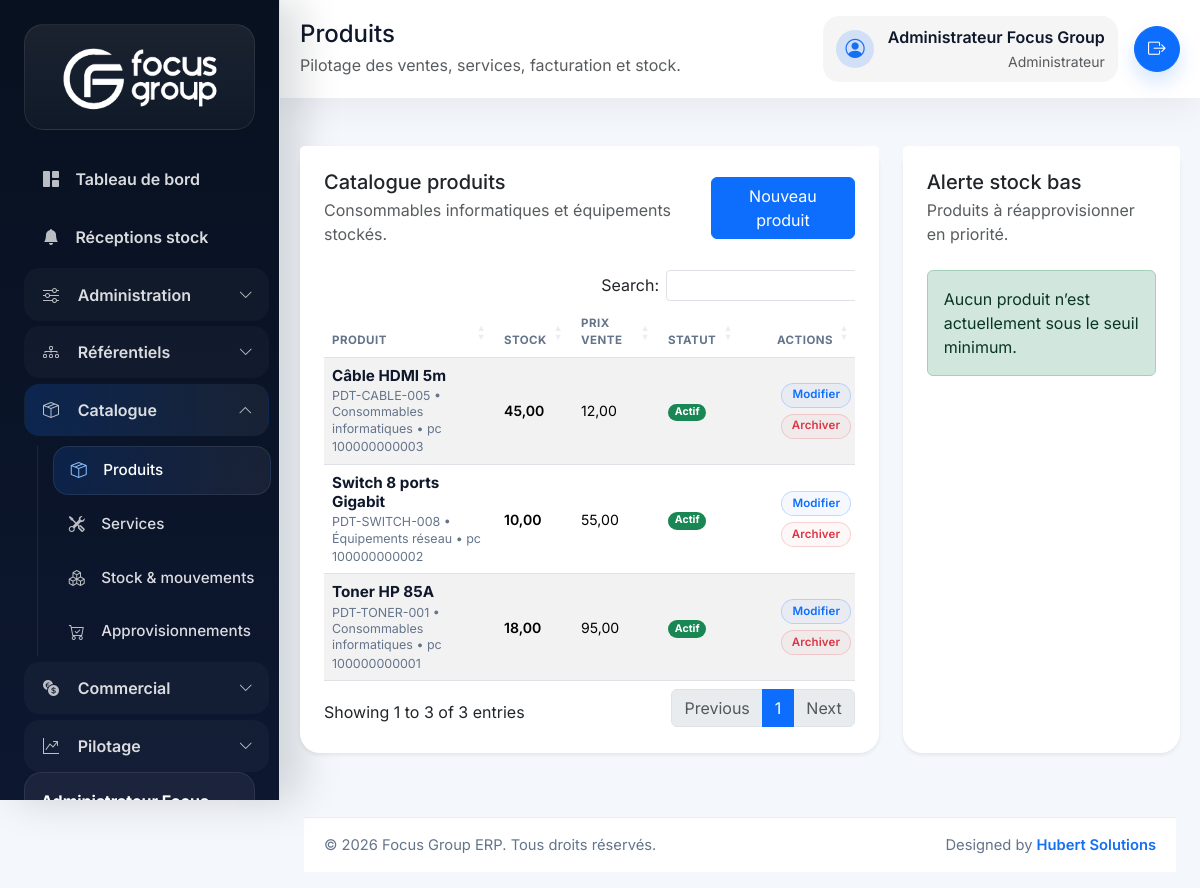
Screenshot of /index.php/products (signed in) with the database file from the repository.
### tables this page shows
CREATE TABLE products (
    id BIGINT UNSIGNED AUTO_INCREMENT PRIMARY KEY,
    category_id BIGINT UNSIGNED NOT NULL,
    unit_id BIGINT UNSIGNED NOT NULL,
    sku VARCHAR(50) NOT NULL UNIQUE,
    name VARCHAR(150) NOT NULL,
    description TEXT NULL,
    barcode VARCHAR(100) NULL,
    cost_price DECIMAL(18,2) NOT NULL DEFAULT 0,
    sale_price DECIMAL(18,2) NOT NULL DEFAULT 0,
    minimum_stock DECIMAL(18,2) NOT NULL DEFAULT 0,
    current_stock DECIMAL(18,2) NOT NULL DEFAULT 0,
    image_path VARCHAR(255) NULL,
    is_active TINYINT(1) NOT NULL DEFAULT 1,
    deleted_at DATETIME NULL,
    created_at DATETIME NOT NULL DEFAULT CURRENT_TIMESTAMP,
    updated_at DATETIME NOT NULL DEFAULT CURRENT_TIMESTAMP ON UPDATE CURRENT_TIMESTAMP,
    CONSTRAINT fk_products_category FOREIGN KEY (category_id) REFERENCES categories(id),
    CONSTRAINT fk_products_unit FOREIGN KEY (unit_id) REFERENCES units(id)
);

CREATE TABLE categories (
    id BIGINT UNSIGNED AUTO_INCREMENT PRIMARY KEY,
    type ENUM('product', 'service', 'mixed') NOT NULL DEFAULT 'product',
    name VARCHAR(120) NOT NULL,
    description VARCHAR(255) NULL,
    deleted_at DATETIME NULL,
    created_at DATETIME NOT NULL DEFAULT CURRENT_TIMESTAMP,
    updated_at DATETIME NOT NULL DEFAULT CURRENT_TIMESTAMP ON UPDATE CURRENT_TIMESTAMP,
    UNIQUE KEY uq_categories_type_name (type, name)
);

CREATE TABLE units (
    id BIGINT UNSIGNED AUTO_INCREMENT PRIMARY KEY,
    name VARCHAR(80) NOT NULL,
    symbol VARCHAR(20) NOT NULL,
    deleted_at DATETIME NULL,
    created_at DATETIME NOT NULL DEFAULT CURRENT_TIMESTAMP,
    updated_at DATETIME NOT NULL DEFAULT CURRENT_TIMESTAMP ON UPDATE CURRENT_TIMESTAMP,
    UNIQUE KEY uq_units_symbol (symbol)
);

### app/Core/Controller.php (called while the page is built, shortened)
<?php
class Controller
{
    public function render(string $view, array $data = [], string $layout = 'app'): void
    {
        extract($data, EXTR_SKIP);
        $viewFile = view_path($view);
        require $viewFile;
    }
}

### app/Controllers/ProductController.php (called while the page is built, shortened)
<?php
final class ProductController extends Controller
{
    public function index(): void
    {
        $productModel = new Product();
        $this->render('products.index', [
            'pageTitle' => 'Produits',
            'products' => $productModel->all(),
            'lowStockProducts' => $productModel->lowStock(),
        ]);
    }
}

### app/Core/Router.php (called while the page is built, shortened)
<?php
final class Router
{
    private array $routes = [];
    private function addRoute(string $method, string $uri, array $action, array $middleware = []): void
    {
        $this->routes[$method][$this->normalizePath($uri)] = [
            'action' => $action,
            'middleware' => $middleware,
        ];
    }
    public function dispatch(string $method, string $uri): void
    {
        $path = $this->normalizeRequestUri($uri);
        $route = $this->routes[$method][$path] ?? null;
        try {
            [$controllerClass, $controllerMethod] = $route['action'];
            $controller = new $controllerClass();
            $controller->{$controllerMethod}();
        } catch (Throwable $throwable) {
            http_response_code(500);
            $this->renderError(500, 'Erreur interne', $throwable->getMessage());
        }
    }
    private function normalizeRequestUri(string $uri): string
    {
        $path = parse_url($uri, PHP_URL_PATH) ?: '/';
        if ($path === '/index.php') {
            $path = '/';
        } elseif (str_starts_with($path, '/index.php/')) {
            $path = substr($path, strlen('/index.php')) ?: '/';
        }
        return $this->normalizePath($path);
    }
    private function normalizePath(string $path): string
    {
        $path = '/' . trim($path, '/');
        return $path === '//' ? '/' : (rtrim($path, '/') ?: '/');
    }
}

### index.php (called while the page is built, shortened)
<?php
$appConfig = require __DIR__ . '/config/app.php';
require __DIR__ . '/app/Helpers/functions.php';
$router = new Router();
$router->dispatch($_SERVER['REQUEST_METHOD'] ?? 'GET', $_SERVER['REQUEST_URI'] ?? '/');

### app/Helpers/functions.php (called while the page is built, shortened)
<?php
if (!function_exists('config')) {
    function config(?string $key = null, mixed $default = null): mixed
    {
        $config = $GLOBALS['config'] ?? [];
        $segments = explode('.', $key);
        $value = $config;
        foreach ($segments as $segment) {
            $value = $value[$segment];
        }
        return $value;
    }
}
if (!function_exists('url')) {
    function url(string $path = ''): string
    {
        $baseUrl = rtrim((string) config('app.base_url', ''), '/');
        $path = '/' . ltrim($path, '/');
        $routePrefix = rtrim((string) config('app.route_prefix', ''), '/');
        if (str_starts_with($path, '/public/')) {
            return ($baseUrl === '' ? '' : $baseUrl) . $path;
        }
        $prefix = $routePrefix === '' ? '' : $routePrefix;
        return ($baseUrl === '' ? '' : $baseUrl) . $prefix . $path;
    }
}
if (!function_exists('e')) {
    function e(?string $value): string
    {
        return htmlspecialchars((string) $value, ENT_QUOTES, 'UTF-8');
    }
}
if (!function_exists('user_has_role')) {
    function user_has_role(array|string $roles): bool
    {
        return Auth::hasRole($roles);
    }
}
if (!function_exists('user_is_admin')) {
    function user_is_admin(): bool
    {
        return user_has_role('administrateur');
    }
}

### app/Models/Product.php (called while the page is built, shortened)
<?php
final class Product extends Model
{
    public function all(): array
    {
        return $this->allForStock(null);
    }
    public function allForStock(?int $shopId = null): array
    {
        $sql = 'SELECT p.*, p.current_stock AS central_stock, c.name AS category_name, u.name AS unit_name, u.symbol AS unit_symbol, NULL AS stock_shop_name
                FROM products p
                INNER JOIN categories c ON c.id = p.category_id
                INNER JOIN units u ON u.id = p.unit_id
                WHERE p.deleted_at IS NULL
                ORDER BY p.id DESC';
        return $this->db->query($sql)->fetchAll();
    }
}

### app/Core/Session.php (called while the page is built, shortened)
<?php
final class Session
{
    public static function get(string $key, mixed $default = null): mixed
    {
        $segments = explode('.', $key);
        $value = $_SESSION;
        foreach ($segments as $segment) {
            $value = $value[$segment];
        }
        return $value;
    }
}

### app/Core/Auth.php (called while the page is built, shortened)
<?php
final class Auth
{
    public static function user(): ?array
    {
        $user = Session::get('auth.user');
        return is_array($user) ? $user : null;
    }
    public static function hasRole(array|string $roles): bool
    {
        $roles = (array) $roles;
        $currentRole = self::user()['role_code'] ?? null;
        return $currentRole !== null && in_array($currentRole, $roles, true);
    }
}

### app/Views/products/index.php (the view, shortened to what this page needs)
<div class="row g-4 mb-4">
    <div class="col-lg-8">
        <div class="card border-0 shadow-sm h-100">
            <div class="card-header bg-white border-0 pt-4 px-4 d-flex justify-content-between align-items-center">
                <div>
                    <h3 class="h5 mb-1">Catalogue produits</h3>
                    <p class="text-muted mb-0">Consommables informatiques et équipements stockés.</p>
                </div>
                <a href="<?= e(url('/products/create')); ?>" class="btn btn-primary">Nouveau produit</a>
            </div>
            <div class="card-body px-4 pb-4">
                <div class="table-responsive">
                    <table class="table table-striped align-middle js-datatable">
                        <thead>
                            <tr>
                                <th>Produit</th>
                                <th>Stock</th>
                                <th data-mobile-hidden="true">Prix vente</th>
                                <th data-mobile-hidden="true">Statut</th>
                                <th class="text-end">Actions</th>
                            </tr>
                        </thead>
                        <tbody>
                            <?php foreach ($products as $product): ?>
                                <tr>
                                    <td>
                                        <div class="table-cell-stack">
                                            <div class="table-cell-main"><?= e($product['name']); ?></div>
                                            <div class="table-cell-meta"><?= e($product['sku']); ?> • <?= e($product['category_name']); ?><?= $product['unit_symbol'] ? ' • ' . e($product['unit_symbol']) : ''; ?></div>
                                            <div class="table-cell-meta"><?= e($product['barcode'] ?: 'Sans code-barres'); ?></div>
                                        </div>
                                    </td>
                                    <td>
                                        <span class="fw-semibold <?= (float) $product['current_stock'] <= (float) $product['minimum_stock'] ? 'text-danger' : ''; ?>">
                                            <?= e(number_format((float) $product['current_stock'], 2, ',', ' ')); ?>
                                        </span>
                                    </td>
                                    <td><?= e(number_format((float) $product['sale_price'], 2, ',', ' ')); ?></td>
                                    <td><span class="badge rounded-pill <?= (int) $product['is_active'] === 1 ? 'text-bg-success' : 'text-bg-secondary'; ?>"><?= (int) $product['is_active'] === 1 ? 'Actif' : 'Inactif'; ?></span></td>
                                    <td class="text-end">
                                        <?php if (user_is_admin()): ?>
                                            <div class="table-actions">
                                                <a href="<?= e(url('/products/edit?id=' . $product['id'])); ?>" class="btn btn-sm btn-outline-primary table-action-btn">Modifier</a>
                                                <form method="post" action="<?= e(url('/products/delete')); ?>" onsubmit="return confirm('Archiver ce produit ?');">
                                                    <button type="submit" class="btn btn-sm btn-outline-danger table-action-btn">Archiver</button>
                                                </form>
                                            </div>
                                        <?php else: ?>
                                            <span class="text-muted small">Lecture seule</span>
                                        <?php endif; ?>
                                    </td>
                                </tr>
                            <?php endforeach; ?>
                        </tbody>
                    </table>
                </div>
            </div>
        </div>
    </div>
    <div class="col-lg-4">
        <div class="card border-0 shadow-sm h-100">
            <div class="card-header bg-white border-0 pt-4 px-4">
                <h3 class="h5 mb-1">Alerte stock bas</h3>
                <p class="text-muted mb-0">Produits à réapprovisionner en priorité.</p>
            </div>
            <div class="card-body px-4 pb-4">
                <?php if ($lowStockProducts === []): ?>
                    <div class="alert alert-success mb-0">Aucun produit n’est actuellement sous le seuil minimum.</div>
                <?php endif; ?>
            </div>
        </div>
    </div>
</div>

### public/assets/css/app.css (style rules this page uses)
:root { --fg-primary: #156ff3; --fg-primary-dark: #0c56c9; --fg-primary-soft: rgba(21, 111, 243, 0.16); --fg-dark: #0f172a; --fg-muted: #64748b; --fg-soft: #f8fafc; --fg-sidebar: #08111f; --fg-sidebar-soft: #0f1d36; }
body { font-family: 'Inter', sans-serif; background: #f4f7fb; color: var(--fg-dark); }
.card { border-radius: 1.25rem; }
.table thead th { color: var(--fg-muted); font-size: 0.72rem; text-transform: uppercase; letter-spacing: 0.04em; }
.table tbody td { vertical-align: middle; font-size: 0.88rem; line-height: 1.35; }
.table-cell-stack { display: flex; flex-direction: column; gap: 0.15rem; }
.table-cell-main { font-size: 0.95rem; font-weight: 700; color: var(--fg-dark); line-height: 1.3; }
.table-cell-meta { font-size: 0.78rem; color: var(--fg-muted); line-height: 1.3; }
.table-actions { display: inline-flex; align-items: center; justify-content: flex-end; flex-wrap: wrap; gap: 0.4rem; }
.table-action-btn { padding: 0.28rem 0.62rem; border-radius: 999px; font-size: 0.72rem; font-weight: 600; line-height: 1.2; letter-spacing: 0.01em; box-shadow: none !important; }
.table-action-btn.btn-outline-primary { color: #0d6efd; border-color: rgba(13, 110, 253, 0.22); background: rgba(13, 110, 253, 0.04); }
.table-action-btn.btn-outline-danger { color: #dc3545; border-color: rgba(220, 53, 69, 0.2); background: rgba(220, 53, 69, 0.04); }

### rows the page displays
products: name "Câble HDMI 5m", sku "PDT-CABLE-005", category.name "Consommables informatiques", unit.symbol "pc", barcode "100000000003", current_stock "45,00", sale_price "12,00", is_active "Actif"
products: name "Switch 8 ports Gigabit", sku "PDT-SWITCH-008", category.name "Équipements réseau", unit.symbol "pc", barcode "100000000002", current_stock "10,00", sale_price "55,00", is_active "Actif"
products: name "Toner HP 85A", sku "PDT-TONER-001", category.name "Consommables informatiques", unit.symbol "pc", barcode "100000000001", current_stock "18,00", sale_price "95,00", is_active "Actif"

### other values shown
$pageTitle "Produits"
app_scope_description() "Pilotage des ventes, services, facturation et stock."
$currentUser['full_name'] "Administrateur Focus Group"
$currentUser['role_name'] "Administrateur"
config('app.name') "Focus Group ERP"
